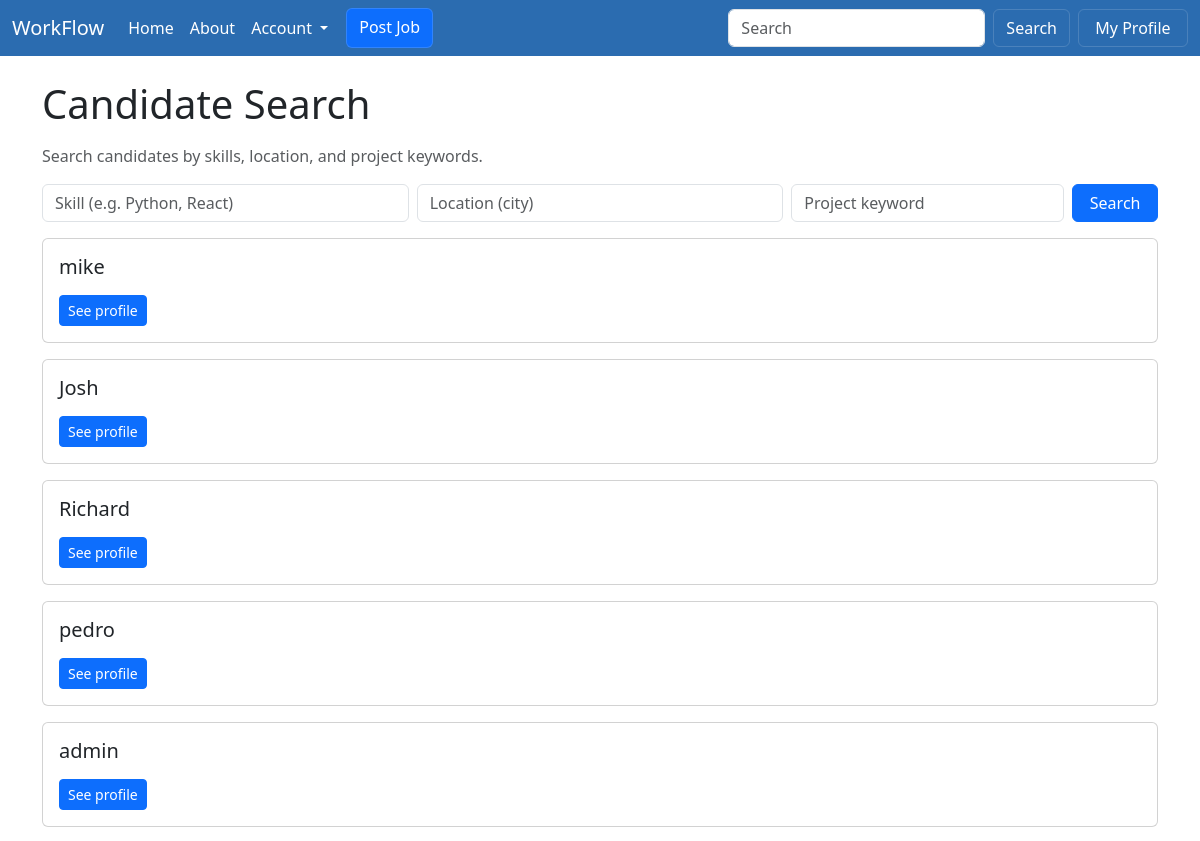
The app's page /recommended/recruiter/candidates/search/ (signed in, upper part), older data.
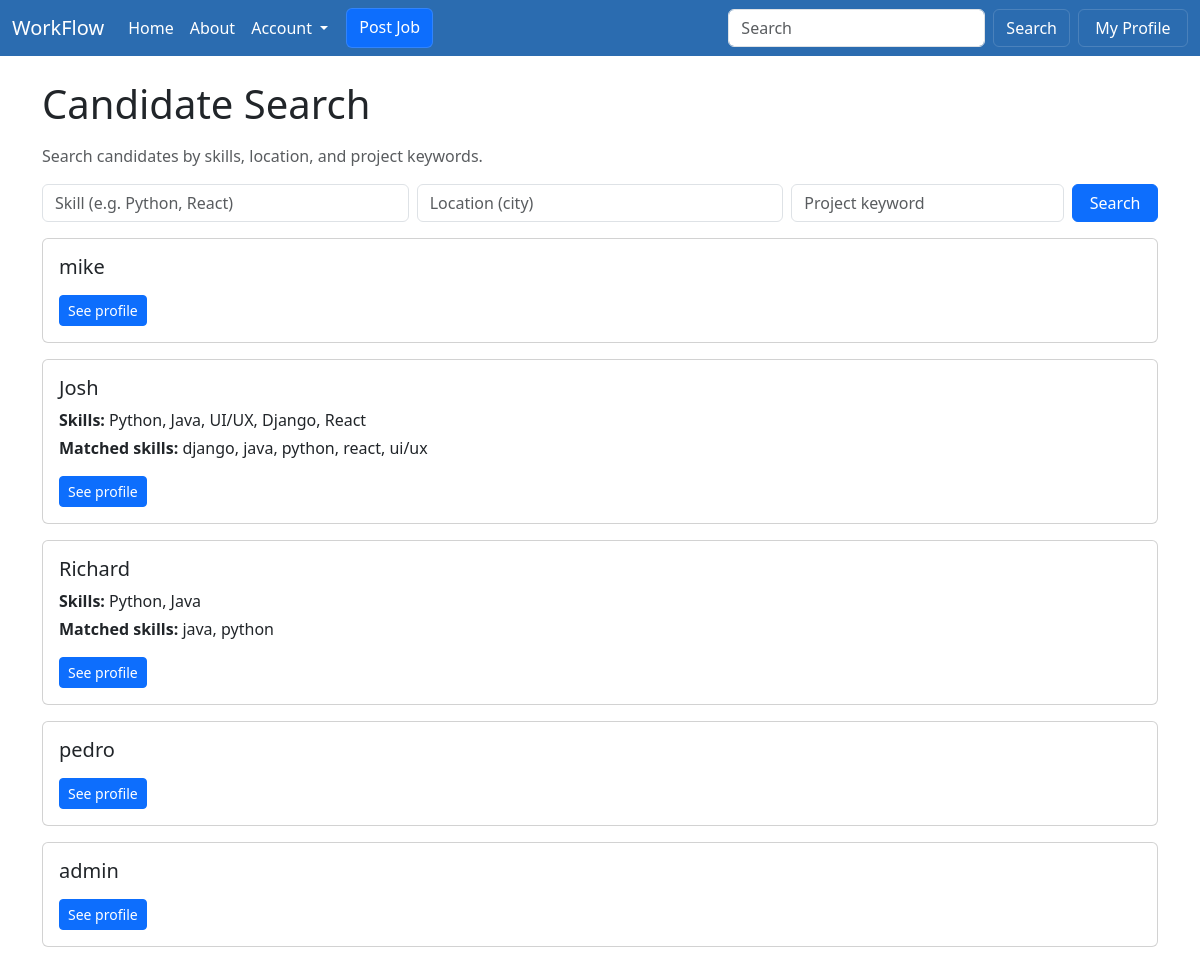
The same page, newer data.
### profiles/models.py (models this page shows, shortened)
class Profile(models.Model):
    user = models.OneToOneField(User, on_delete=models.CASCADE, related_name='profile')
    headline = models.CharField(max_length=255, blank=True)
    skills = models.TextField(blank=True, help_text='Comma-separated skills')
    is_public = models.BooleanField(default=True)
    show_skills = models.BooleanField(default=True)
    show_education = models.BooleanField(default=True)
    show_experience = models.BooleanField(default=True)
    show_links = models.BooleanField(default=True)

### accounts/models.py (models this page shows)
class CustomUser(AbstractUser):
    class Roles(models.TextChoices):
        SEEKER = 'SEEKER', 'Seeker'
        RECRUITER = 'RECRUITER', 'Recruiter'
    role = models.CharField(max_length=10, choices=Roles.choices)
    @property
    def is_seeker(self):
        return self.role == self.Roles.SEEKER
    @property
    def is_recruiter(self):
        return self.role == self.Roles.RECRUITER

### recommended/views.py (the view)
# urls.py: path('recruiter/candidates/search/', views.candidate_search, name='recommended.candidate_search'),
@login_required
def candidate_search(request):
    from profiles.models import Profile
    if not getattr(request.user, 'is_recruiter', False):
        return HttpResponseForbidden()
    candidates_qs = Profile.objects.filter(is_public=True)
    filter_params = {
        'skills': request.GET.get('skills', '').strip(),
        'location': request.GET.get('location', '').strip(),
        'projects': request.GET.get('projects', '').strip(),
    }
    orchestrator = FilterOrchestrator()
    candidates_qs = orchestrator.apply_filters(candidates_qs, filter_params)
    results = []
    for prof in candidates_qs:
        prof_terms = {s.strip().lower() for s in (prof.skills or '').split(',') if s.strip()}
        results.append({'profile': prof, 'matches': sorted(prof_terms)})
    return render(request, 'recommended/candidate_search.html', {'candidates': results, 'filters': filter_params})

### recommended/filters.py (called while the page is built)
    def apply_filters(self, qs, filter_params):
        for name, value in filter_params.items():
            if value:
                filter_class = self.filter_registry.get(name)
                if filter_class:
                    qs = filter_class().apply_filter(qs, value)
        return qs

### recommended/templates/recommended/candidate_search.html
{% extends "base.html" %}
{% block content %}
<div class="container mt-4">
  <h1 class="mb-3">Candidate Search</h1>
  <p class="text-muted">Search candidates by skills, location, and project keywords.</p>
  <form method="get" class="mb-3">
    <div class="row g-2">
      <div class="col-md-4">
        <input name="skills" value="{{ filters.skills|default:'' }}" class="form-control" placeholder="Skill (e.g. Python, React)">
      </div>
      <div class="col-md-4">
        <input name="location" value="{{ filters.location|default:'' }}" class="form-control" placeholder="Location (city)">
      </div>
      <div class="col-md-3">
        <input name="projects" value="{{ filters.projects|default:'' }}" class="form-control" placeholder="Project keyword">
      </div>
      <div class="col-md-1">
        <button class="btn btn-primary w-100" type="submit">Search</button>
      </div>
    </div>
  </form>
  {% if not candidates %}
    <div class="alert alert-info">No candidates found matching the criteria.</div>
  {% else %}
    <div class="row">
      {% for item in candidates %}
        <div class="col-12 mb-3">
          <div class="card">
            <div class="card-body">
              <h5 class="card-title">
                {% if item.profile.user.get_full_name %}
                  {{ item.profile.user.get_full_name }}
                {% else %}
                  {{ item.profile.user.username }}
                {% endif %}
              </h5>
              {% if item.profile.skills %}
                <p class="mb-1"><strong>Skills:</strong> {{ item.profile.skills }}</p>
              {% endif %}
              {% if item.matches %}
                <p class="mb-1"><strong>Matched skills:</strong> {{ item.matches|join:", " }}</p>
              {% endif %}
              <div class="mt-3">
                <a href="{% url 'profiles:detail' item.profile.user.username %}" class="btn btn-sm btn-primary">See profile</a>
              </div>
            </div>
          </div>
        </div>
      {% endfor %}
    </div>
  {% endif %}
</div>
{% endblock content %}

Row changes from the older to the newer data that the page shows:
changed Profile "Josh": profile.skills (not shown) → "Python, Java, UI/UX, Django, React"; matches (not shown) → "django, java, python, react, ui/ux"
changed Profile "Richard": skills empty → "Python, Java" (drawn); profile.skills (not shown) → "Python, Java"; matches (not shown) → "java, python"
